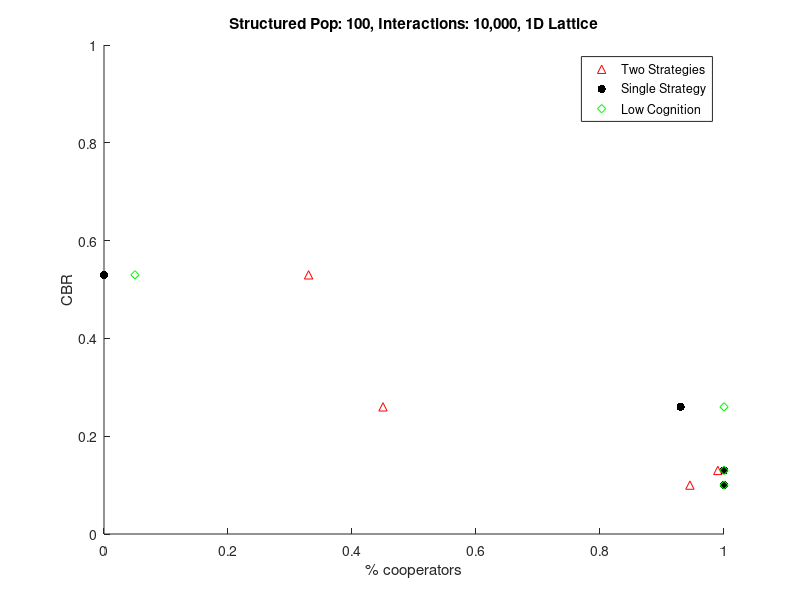

MATLAB code for this plot:
clear
close all
clc
hold on
%%this function is used to compare all three cost/benefit ratios
axis([0, 1, 0 , 1]);
cbr = [0.1, 0.13, 0.26, 0.53];

a = [.945,.99,.45,.33;cbr]; %two strategies
b = [1,1,0.93,0;cbr];         %single strategy
c = [1, 1, 1, 0.05;cbr];             %low cognitive
plot(a(1,:),a(2,:),'^r');
plot(b(1,:),b(2,:),'.k','MarkerSize', 18);
plot(c(1,:),b(2,:),'dg');

title('Structured Pop: 100, Interactions: 10,000, 1D Lattice');
legend('Two Strategies', 'Single Strategy', 'Low Cognition');
ylabel('CBR');
xlabel('% cooperators');